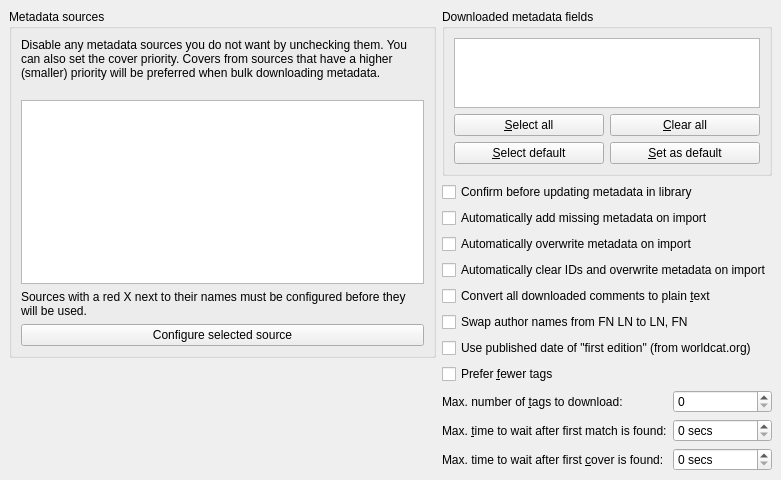
<?xml version="1.0" encoding="UTF-8"?>
<ui version="4.0">
 <class>Form</class>
 <widget class="QWidget" name="Form">
  <property name="geometry">
   <rect>
    <x>0</x>
    <y>0</y>
    <width>781</width>
    <height>439</height>
   </rect>
  </property>
  <property name="windowTitle">
   <string>Form</string>
  </property>
  <layout class="QVBoxLayout" name="verticalLayout">
   <property name="margin">
    <number>0</number>
   </property>
   <item>
    <widget class="QStackedWidget" name="stack">
     <widget class="QWidget" name="page">
      <layout class="QGridLayout" name="gridLayout">
       <item row="0" column="0" rowspan="8">
        <widget class="QGroupBox" name="groupBox">
         <property name="title">
          <string>Metadata sources</string>
         </property>
         <layout class="QVBoxLayout" name="verticalLayout_3">
          <item>
           <widget class="QLabel" name="label">
            <property name="text">
             <string>Disable any metadata sources you do not want by unchecking them. You can also set the cover priority. Covers from sources that have a higher (smaller) priority will be preferred when bulk downloading metadata.
</string>
            </property>
            <property name="wordWrap">
             <bool>true</bool>
            </property>
           </widget>
          </item>
          <item>
           <widget class="QTableView" name="sources_view">
            <property name="selectionMode">
             <enum>QAbstractItemView::SingleSelection</enum>
            </property>
            <property name="selectionBehavior">
             <enum>QAbstractItemView::SelectRows</enum>
            </property>
           </widget>
          </item>
          <item>
           <widget class="QLabel" name="label_5">
            <property name="text">
             <string>Sources with a red X next to their names must be configured before they will be used. </string>
            </property>
            <property name="wordWrap">
             <bool>true</bool>
            </property>
           </widget>
          </item>
          <item>
           <widget class="QPushButton" name="configure_plugin_button">
            <property name="text">
             <string>Configure selected source</string>
            </property>
            <property name="icon">
             <iconset resource="../../../../resources/images.qrc">
              <normaloff>:/images/plugins.png</normaloff>:/images/plugins.png</iconset>
            </property>
           </widget>
          </item>
         </layout>
        </widget>
       </item>
       <item row="0" column="1" colspan="2">
        <widget class="QGroupBox" name="groupBox_2">
         <property name="title">
          <string>Downloaded metadata fields</string>
         </property>
         <layout class="QGridLayout" name="gridLayout_2">
          <item row="0" column="0" colspan="2">
           <widget class="QListView" name="fields_view">
            <property name="toolTip">
             <string>If you uncheck any fields, metadata for those fields will not be downloaded</string>
            </property>
            <property name="selectionMode">
             <enum>QAbstractItemView::NoSelection</enum>
            </property>
           </widget>
          </item>
          <item row="1" column="0">
           <widget class="QPushButton" name="select_all_button">
            <property name="text">
             <string>&amp;Select all</string>
            </property>
           </widget>
          </item>
          <item row="1" column="1">
           <widget class="QPushButton" name="clear_all_button">
            <property name="text">
             <string>&amp;Clear all</string>
            </property>
           </widget>
          </item>
          <item row="2" column="0">
           <widget class="QPushButton" name="select_default_button">
            <property name="toolTip">
             <string>Restore your own subset of checked fields that you define using the 'Set as default' button</string>
            </property>
            <property name="text">
             <string>&amp;Select default</string>
            </property>
           </widget>
          </item>
          <item row="2" column="1">
           <widget class="QPushButton" name="set_as_default_button">
            <property name="toolTip">
             <string>Store the currently checked fields as a default you can restore using the 'Select default' button</string>
            </property>
            <property name="text">
             <string>&amp;Set as default</string>
            </property>
           </widget>
          </item>
         </layout>
        </widget>
       </item>
       <item row="1" column="1" colspan="2">
        <widget class="QCheckBox" name="opt_confirm">
         <property name="text">
          <string>Confirm before updating metadata in library</string>
         </property>
        </widget>
       </item>
       <item row="2" column="1" colspan="2">
        <widget class="QCheckBox" name="opt_auto_add">
         <property name="text">
          <string>Automatically add missing metadata on import</string>
         </property>
        </widget>
       </item>
       <item row="3" column="1" colspan="2">
        <widget class="QCheckBox" name="opt_auto_overwrite">
         <property name="text">
          <string>Automatically overwrite metadata on import</string>
         </property>
        </widget>
       </item>
       <item row="4" column="1" colspan="2">
        <widget class="QCheckBox" name="opt_auto_clear">
         <property name="text">
          <string>Automatically clear IDs and overwrite metadata on import</string>
         </property>
        </widget>
       </item>
       <item row="5" column="1" colspan="2">
        <widget class="QCheckBox" name="opt_txt_comments">
         <property name="text">
          <string>Convert all downloaded comments to plain &amp;text</string>
         </property>
        </widget>
       </item>
       <item row="6" column="1" colspan="2">
        <widget class="QCheckBox" name="opt_swap_author_names">
         <property name="text">
          <string>Swap author names from FN LN to LN, FN</string>
         </property>
        </widget>
       </item>
       <item row="9" column="1">
        <widget class="QLabel" name="label_2">
         <property name="text">
          <string>Max. number of &amp;tags to download:</string>
         </property>
         <property name="buddy">
          <cstring>opt_max_tags</cstring>
         </property>
        </widget>
       </item>
       <item row="9" column="2">
        <widget class="QSpinBox" name="opt_max_tags"/>
       </item>
       <item row="10" column="1">
        <widget class="QLabel" name="label_3">
         <property name="text">
          <string>Max. &amp;time to wait after first match is found:</string>
         </property>
         <property name="buddy">
          <cstring>opt_wait_after_first_identify_result</cstring>
         </property>
        </widget>
       </item>
       <item row="10" column="2">
        <widget class="QSpinBox" name="opt_wait_after_first_identify_result">
         <property name="suffix">
          <string> secs</string>
         </property>
        </widget>
       </item>
       <item row="11" column="1">
        <widget class="QLabel" name="label_4">
         <property name="text">
          <string>Max. time to wait after first &amp;cover is found:</string>
         </property>
         <property name="buddy">
          <cstring>opt_wait_after_first_cover_result</cstring>
         </property>
        </widget>
       </item>
       <item row="11" column="2">
        <widget class="QSpinBox" name="opt_wait_after_first_cover_result">
         <property name="suffix">
          <string> secs</string>
         </property>
        </widget>
       </item>
       <item row="8" column="1" colspan="2">
        <widget class="QCheckBox" name="opt_fewer_tags">
         <property name="toolTip">
          <string>&lt;p&gt;Different metadata sources have different sets of tags for the same book. If this option is checked, then calibre will use the smaller tag sets. These tend to be more like genres, while the larger tag sets tend to describe the books content.
&lt;p&gt;Note that this option will only make a practical difference if one of the metadata sources has a genre like tag set for the book you are searching for. Most often, they all have large tag sets.</string>
         </property>
         <property name="text">
          <string>Prefer &amp;fewer tags</string>
         </property>
        </widget>
       </item>
       <item row="7" column="1" colspan="2">
        <widget class="QCheckBox" name="opt_find_first_edition_date">
         <property name="text">
          <string>Use published date of &quot;first edition&quot; (from worldcat.org)</string>
         </property>
        </widget>
       </item>
      </layout>
     </widget>
     <widget class="QWidget" name="page_2"/>
    </widget>
   </item>
  </layout>
 </widget>
 <resources>
  <include location="../../../../resources/images.qrc"/>
 </resources>
 <connections/>
</ui>
